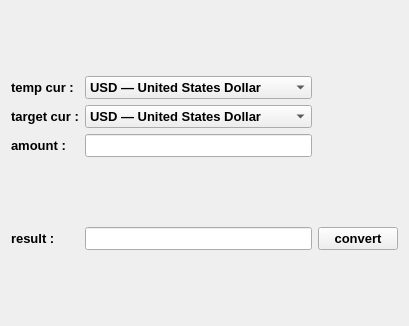
<?xml version="1.0" encoding="UTF-8"?>
<ui version="4.0">
 <class>converter</class>
 <widget class="QWidget" name="converter">
  <property name="geometry">
   <rect>
    <x>0</x>
    <y>0</y>
    <width>390</width>
    <height>326</height>
   </rect>
  </property>
  <property name="font">
   <font>
    <pointsize>10</pointsize>
    <bold>true</bold>
   </font>
  </property>
  <property name="windowTitle">
   <string>Form</string>
  </property>
  <layout class="QGridLayout" name="gridLayout_2">
   <item row="0" column="0">
    <layout class="QGridLayout" name="gridLayout">
     <item row="1" column="1">
      <widget class="QComboBox" name="fromcur">
       <item>
        <property name="text">
         <string>USD — United States Dollar</string>
        </property>
       </item>
       <item>
        <property name="text">
         <string>EUR — Euro</string>
        </property>
       </item>
       <item>
        <property name="text">
         <string>GBP — Pound Sterling</string>
        </property>
       </item>
       <item>
        <property name="text">
         <string>JPY — Japanese Yen</string>
        </property>
       </item>
       <item>
        <property name="text">
         <string>CNY — Chinese Yuan Renminbi</string>
        </property>
       </item>
       <item>
        <property name="text">
         <string>CHF — Swiss Franc</string>
        </property>
       </item>
       <item>
        <property name="text">
         <string>AUD — Australian Dollar</string>
        </property>
       </item>
       <item>
        <property name="text">
         <string>CAD — Canadian Dollar</string>
        </property>
       </item>
       <item>
        <property name="text">
         <string>NZD — New Zealand Dollar</string>
        </property>
       </item>
       <item>
        <property name="text">
         <string>SEK — Swedish Krona</string>
        </property>
       </item>
       <item>
        <property name="text">
         <string>NOK — Norwegian Krone</string>
        </property>
       </item>
       <item>
        <property name="text">
         <string>DKK — Danish Krone</string>
        </property>
       </item>
       <item>
        <property name="text">
         <string>RUB — Russian Ruble</string>
        </property>
       </item>
       <item>
        <property name="text">
         <string>PLN — Polish Zloty</string>
        </property>
       </item>
       <item>
        <property name="text">
         <string>CZK — Czech Koruna</string>
        </property>
       </item>
       <item>
        <property name="text">
         <string>HUF — Hungarian Forint</string>
        </property>
       </item>
       <item>
        <property name="text">
         <string>TRY — Turkish Lira</string>
        </property>
       </item>
       <item>
        <property name="text">
         <string>INR — Indian Rupee</string>
        </property>
       </item>
       <item>
        <property name="text">
         <string>BRL — Brazilian Real</string>
        </property>
       </item>
       <item>
        <property name="text">
         <string>ZAR — South African Rand</string>
        </property>
       </item>
       <item>
        <property name="text">
         <string>MXN — Mexican Peso</string>
        </property>
       </item>
       <item>
        <property name="text">
         <string>SGD — Singapore Dollar</string>
        </property>
       </item>
       <item>
        <property name="text">
         <string>HKD — Hong Kong Dollar</string>
        </property>
       </item>
       <item>
        <property name="text">
         <string>KRW — South Korean Won</string>
        </property>
       </item>
       <item>
        <property name="text">
         <string>THB — Thai Baht</string>
        </property>
       </item>
       <item>
        <property name="text">
         <string>MYR — Malaysian Ringgit</string>
        </property>
       </item>
       <item>
        <property name="text">
         <string>IDR — Indonesian Rupiah</string>
        </property>
       </item>
       <item>
        <property name="text">
         <string>VND — Vietnamese Dong</string>
        </property>
       </item>
       <item>
        <property name="text">
         <string>AED — UAE Dirham</string>
        </property>
       </item>
       <item>
        <property name="text">
         <string>SAR — Saudi Riyal</string>
        </property>
       </item>
       <item>
        <property name="text">
         <string>EGP — Egyptian Pound</string>
        </property>
       </item>
      </widget>
     </item>
     <item row="1" column="0">
      <widget class="QLabel" name="l_tempc_cut">
       <property name="text">
        <string>temp cur :</string>
       </property>
      </widget>
     </item>
     <item row="4" column="1" colspan="2">
      <spacer name="verticalSpacer">
       <property name="orientation">
        <enum>Qt::Orientation::Vertical</enum>
       </property>
       <property name="sizeHint" stdset="0">
        <size>
         <width>20</width>
         <height>40</height>
        </size>
       </property>
      </spacer>
     </item>
     <item row="2" column="0">
      <widget class="QLabel" name="l_target_cur">
       <property name="text">
        <string>target cur :</string>
       </property>
      </widget>
     </item>
     <item row="7" column="2">
      <widget class="QPushButton" name="convert_btn">
       <property name="text">
        <string>convert</string>
       </property>
      </widget>
     </item>
     <item row="7" column="0">
      <widget class="QLabel" name="l_result">
       <property name="text">
        <string>result :</string>
       </property>
      </widget>
     </item>
     <item row="7" column="1">
      <widget class="QLineEdit" name="amount_output"/>
     </item>
     <item row="0" column="1" colspan="2">
      <spacer name="verticalSpacer_3">
       <property name="orientation">
        <enum>Qt::Orientation::Vertical</enum>
       </property>
       <property name="sizeHint" stdset="0">
        <size>
         <width>20</width>
         <height>40</height>
        </size>
       </property>
      </spacer>
     </item>
     <item row="3" column="1">
      <widget class="QLineEdit" name="amount_input"/>
     </item>
     <item row="3" column="0">
      <widget class="QLabel" name="l_amount">
       <property name="text">
        <string>amount :</string>
       </property>
      </widget>
     </item>
     <item row="9" column="1" colspan="2">
      <spacer name="verticalSpacer_2">
       <property name="orientation">
        <enum>Qt::Orientation::Vertical</enum>
       </property>
       <property name="sizeHint" stdset="0">
        <size>
         <width>20</width>
         <height>40</height>
        </size>
       </property>
      </spacer>
     </item>
     <item row="2" column="1">
      <widget class="QComboBox" name="tocur">
       <item>
        <property name="text">
         <string>USD — United States Dollar</string>
        </property>
       </item>
       <item>
        <property name="text">
         <string>EUR — Euro</string>
        </property>
       </item>
       <item>
        <property name="text">
         <string>GBP — Pound Sterling</string>
        </property>
       </item>
       <item>
        <property name="text">
         <string>JPY — Japanese Yen</string>
        </property>
       </item>
       <item>
        <property name="text">
         <string>CNY — Chinese Yuan Renminbi</string>
        </property>
       </item>
       <item>
        <property name="text">
         <string>CHF — Swiss Franc</string>
        </property>
       </item>
       <item>
        <property name="text">
         <string>AUD — Australian Dollar</string>
        </property>
       </item>
       <item>
        <property name="text">
         <string>CAD — Canadian Dollar</string>
        </property>
       </item>
       <item>
        <property name="text">
         <string>NZD — New Zealand Dollar</string>
        </property>
       </item>
       <item>
        <property name="text">
         <string>SEK — Swedish Krona</string>
        </property>
       </item>
       <item>
        <property name="text">
         <string>NOK — Norwegian Krone</string>
        </property>
       </item>
       <item>
        <property name="text">
         <string>DKK — Danish Krone</string>
        </property>
       </item>
       <item>
        <property name="text">
         <string>RUB — Russian Ruble</string>
        </property>
       </item>
       <item>
        <property name="text">
         <string>PLN — Polish Zloty</string>
        </property>
       </item>
       <item>
        <property name="text">
         <string>CZK — Czech Koruna</string>
        </property>
       </item>
       <item>
        <property name="text">
         <string>HUF — Hungarian Forint</string>
        </property>
       </item>
       <item>
        <property name="text">
         <string>TRY — Turkish Lira</string>
        </property>
       </item>
       <item>
        <property name="text">
         <string>INR — Indian Rupee</string>
        </property>
       </item>
       <item>
        <property name="text">
         <string>BRL — Brazilian Real</string>
        </property>
       </item>
       <item>
        <property name="text">
         <string>ZAR — South African Rand</string>
        </property>
       </item>
       <item>
        <property name="text">
         <string>MXN — Mexican Peso</string>
        </property>
       </item>
       <item>
        <property name="text">
         <string>SGD — Singapore Dollar</string>
        </property>
       </item>
       <item>
        <property name="text">
         <string>HKD — Hong Kong Dollar</string>
        </property>
       </item>
       <item>
        <property name="text">
         <string>KRW — South Korean Won</string>
        </property>
       </item>
       <item>
        <property name="text">
         <string>THB — Thai Baht</string>
        </property>
       </item>
       <item>
        <property name="text">
         <string>MYR — Malaysian Ringgit</string>
        </property>
       </item>
       <item>
        <property name="text">
         <string>IDR — Indonesian Rupiah</string>
        </property>
       </item>
       <item>
        <property name="text">
         <string>VND — Vietnamese Dong</string>
        </property>
       </item>
       <item>
        <property name="text">
         <string>AED — UAE Dirham</string>
        </property>
       </item>
       <item>
        <property name="text">
         <string>SAR — Saudi Riyal</string>
        </property>
       </item>
       <item>
        <property name="text">
         <string>EGP — Egyptian Pound</string>
        </property>
       </item>
      </widget>
     </item>
    </layout>
   </item>
  </layout>
 </widget>
 <resources/>
 <connections/>
</ui>
